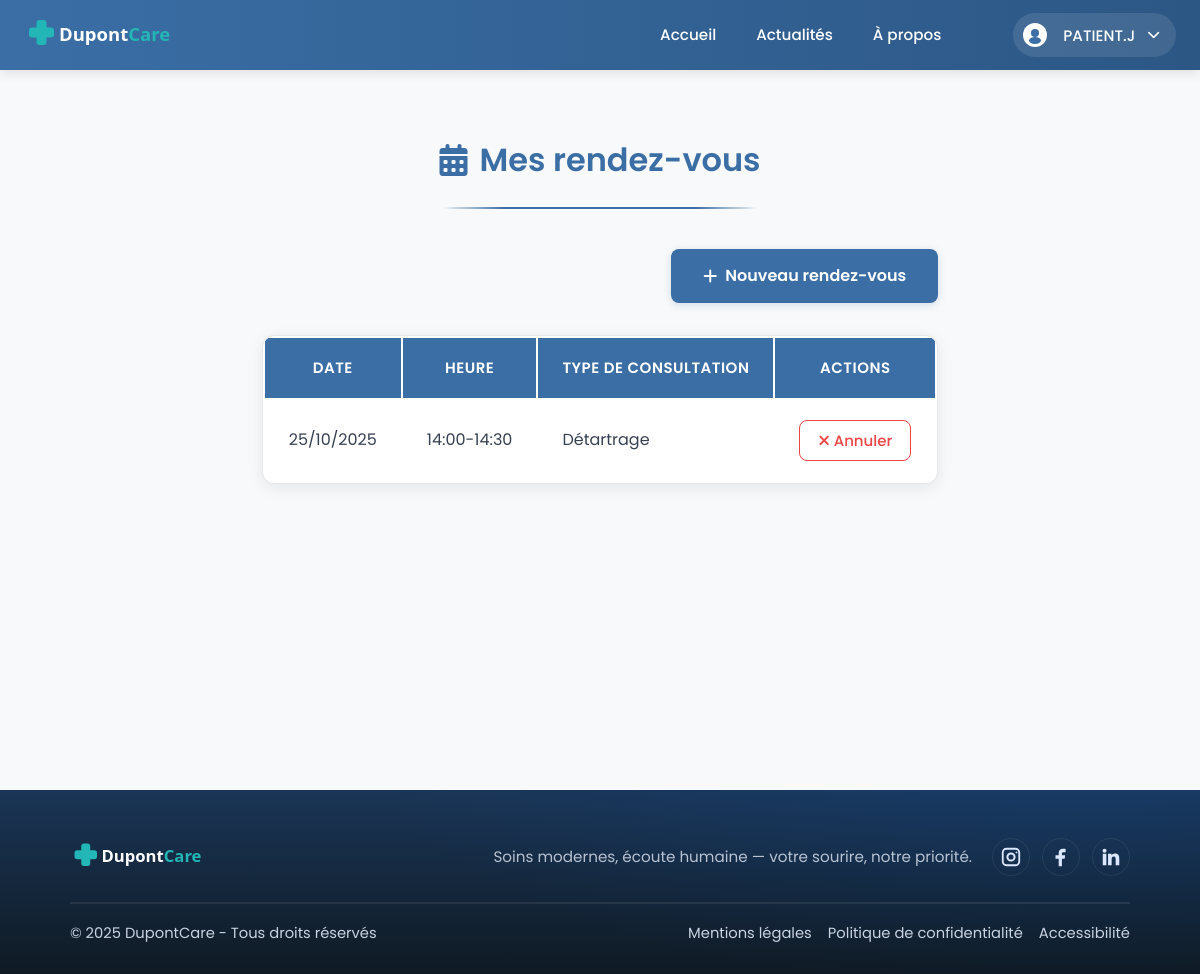
The app's page /index.php?page=rendezvous&action=list (signed in) with its own data.
### tables this page shows
CREATE TABLE `rendezvous` (
  `id` int(10) UNSIGNED NOT NULL,
  `creneau_id` int(10) UNSIGNED NOT NULL,
  `patient_id` int(10) UNSIGNED NOT NULL,
  `medecin_id` int(10) UNSIGNED NOT NULL,
  `secretaire_id` int(10) UNSIGNED DEFAULT NULL,
  `statut` enum('DEMANDE','CONFIRME','ANNULE','HONORE','ABSENT') NOT NULL DEFAULT 'DEMANDE',
  `duree` int(10) UNSIGNED NOT NULL DEFAULT 30,
  `commentaire` text DEFAULT NULL
);

CREATE TABLE `service` (
  `id` int(10) UNSIGNED NOT NULL,
  `titre` varchar(200) NOT NULL,
  `description` mediumtext NOT NULL,
  `statut` enum('BROUILLON','PUBLIE','ARCHIVE') NOT NULL DEFAULT 'BROUILLON',
  `image` varchar(255) DEFAULT NULL,
  `ordre` int(11) NOT NULL DEFAULT 0,
  `duree` int(11) NOT NULL DEFAULT 30,
  `couleur` varchar(7) DEFAULT '#4CAF50'
);

### app/core/Controller.php (called while the page is built, shortened)
<?php
class Controller {
    protected function view($view, $data = []) {
        extract($data);
        $viewPath = __DIR__ . '/../views/' . str_replace('/', DIRECTORY_SEPARATOR, $view) . '.php';
        require_once $viewPath;
    }
}

### app/controllers/RendezVousController.php (called while the page is built, shortened)
<?php
class RendezVousController extends Controller {
    private $creneauModel;
    public function __construct() {
        $this->creneauModel = new CreneauModel();
    }
    public function list() {
        $userId = $_SESSION['user_id'];
        $rendezvous = $this->creneauModel->getUserRendezVous($userId);
        $this->view('rendezvous/list-rendezvous', [
            'rendezvous' => $rendezvous
        ]);
    }
}

### app/core/App.php (called while the page is built, shortened)
<?php
class App {
    public function run() {
        $action = isset($_GET['action']) ? strtolower($_GET['action']) : 'index';
        $method = strtolower(trim($action));
        $params = [];
        try {
            $controller = new $controllerClass();
            call_user_func_array([$controller, $method], $params);
        } catch (\Exception $e) {
            error_log("Exception dans App.php: " . $e->getMessage());
            http_response_code(404);
            include __DIR__ . '/../views/error/404.php';
        }
    }
}

### index.php (called while the page is built, shortened)
<?php
$app = new App();
$app->run();

### app/models/database.php (called while the page is built, shortened)
<?php
class Database {
    private static $instance = null;
    private $connection;
    private function __construct() {
        $host = DB_HOST;
        $dbname = DB_NAME;
        $user = DB_USER;
        $pass = DB_PASS;
        $charset = DB_CHARSET;
        $options = [
            PDO::ATTR_ERRMODE => PDO::ERRMODE_EXCEPTION,
            PDO::ATTR_DEFAULT_FETCH_MODE => PDO::FETCH_ASSOC,
            PDO::MYSQL_ATTR_INIT_COMMAND => "SET NAMES $charset"
        ];
        try {
            $this->connection = new PDO(
                "mysql:host=$host;dbname=$dbname;charset=$charset",
                $user,
                $pass,
                $options
            );
        } catch (PDOException $e) {
            die('Erreur connexion BDD : ' . $e->getMessage());
        }
    }
    public function prepare($sql) {
        return $this->connection->prepare($sql);
    }
    public static function getInstance() {
        if (self::$instance === null) {
            self::$instance = new self();
        }
        return self::$instance;
    }
}

### app/core/Model.php (called while the page is built, shortened)
<?php
abstract class Model {
    public function __construct() {
        $this->db = Database::getInstance();
    }
}

### app/models/CreneauModel.php (called while the page is built, shortened)
<?php
class CreneauModel extends Model
{
    public function getUserRendezVous(int $userId): array
    {
        $sql = "SELECT c.*, r.id AS rdv_id, r.statut AS rdv_statut, s.titre AS service_titre
                FROM rendezvous r
                JOIN creneau c ON r.creneau_id = c.id
                LEFT JOIN service s ON c.service_id = s.id
                WHERE r.patient_id = ?
                AND r.statut != 'ANNULE'
                AND c.debut >= NOW()
                ORDER BY c.debut ASC";
        $stmt = $this->db->prepare($sql);
        $stmt->execute([$userId]);
        return $stmt->fetchAll(PDO::FETCH_ASSOC) ?: [];
    }
}

### app/views/rendezvous/list-rendezvous.php (the view, shortened to what this page needs)
<?php require_once 'app/views/templates/header.php'; ?>
<link rel="stylesheet" href="<?php echo BASE_URL; ?>/css/modules/rendez-vous/list-rendezvous.css">
<main>
    <div class="rdv-container">
        <h1 class="page-title">
            <i class="fas fa-calendar-alt"></i>
            Mes rendez-vous
        </h1>
        <div class="rdv-header">
            <a href="index.php?page=rendezvous&action=selectConsultation" class="btn btn-primary btn-new-rdv">
                <i class="fas fa-plus me-2"></i>
                Nouveau rendez-vous
            </a>
        </div>
        <?php if (empty($rendezvous)): ?>
            <div class="rdv-empty">
                <i class="fas fa-calendar-times"></i>
                <p>Vous n'avez aucun rendez-vous programmé.</p>
                <p class="text-muted">Cliquez sur le bouton "Nouveau rendez-vous" pour en planifier un.</p>
            </div>
        <?php else: ?>
            <div class="rdv-table">
                <div class="table-responsive">
                    <table class="table table-hover">
                        <thead>
                            <tr>
                                <th>Date</th>
                                <th>Heure</th>
                                <th>Type de consultation</th>
                                <th>Actions</th>
                            </tr>
                        </thead>
                        <tbody>
                            <?php
                            $groupes = [];
                            foreach ($rendezvous as $rdv) {
                                $date = date('Y-m-d', strtotime($rdv['debut']));
                                $service = $rdv['service_titre'];
                                $debut = strtotime($rdv['debut']);
                                $key = $date . '_' . $service;
                                if (!isset($groupes[$key])) {
                                    $groupes[$key] = [
                                        'service_titre' => $service,
                                        'date' => date('d/m/Y', $debut),
                                        'debut' => $debut,
                                        'fin' => strtotime($rdv['debut']) + 1800,
                                        'rdv_id' => $rdv['rdv_id']
                                    ];
                                } else {
                                    if ($debut <= $groupes[$key]['fin'] + 60) {
                                        $groupes[$key]['fin'] = strtotime($rdv['debut']) + 1800;
                                    }
                                }
                            }
                            foreach ($groupes as $groupe) {
                                $heure_debut = date('H:i', $groupe['debut']);
                                $heure_fin = date('H:i', $groupe['fin']);
                                $plage = $heure_debut . '-' . $heure_fin;
                            ?>
                                <tr>
                                    <td><?php echo $groupe['date']; ?></td>
                                    <td><?php echo $plage; ?></td>
                                    <td><?php echo htmlspecialchars($groupe['service_titre'] ?? 'Non spécifié'); ?></td>
                                    <td>
                                        <button type="button"
                                           class="btn btn-outline-danger btn-sm btn-cancel"
                                           data-rdv-id="<?php echo $groupe['rdv_id']; ?>"
                                           onclick="annulerRendezVous(this)">
                                            <i class="fas fa-times me-1"></i>
                                            Annuler
                                        </button>
                                    </td>
                                </tr>
                            <?php } ?>
                        </tbody>
                    </table>
                </div>
            </div>
        <?php endif; ?>
    </div>
</main>
<?php require_once 'app/views/templates/footer.php'; ?>

### css/base/polices.css (style rules this page uses)
body { font-family: 'Poppins', system-ui, -apple-system, Segoe UI, Roboto, Arial, sans-serif !important; }
button, input, select, textarea, .btn, .btn-primary, .btn-secondary, .btn-admin, .btn-hero, .btn-outline, .btn-small, .btn-login, .btn-register, .btn-cancel, .btn-confirm, .btn-new-rdv, .tab-button, .user-button, .guest-button, label, span, p, h1, h2, h3, h4, h5, h6, div, a, td, th { font-family: 'Poppins', sans-serif !important; }
html { height: 100%; }
body { min-height: 100vh; display: flex; flex-direction: column; }
body > main { flex: 1 0 auto; }

### css/base/style.css (style rules this page uses)
* { box-sizing: border-box; margin: 0; padding: 0; scroll-behavior: auto; }
body { font-family: 'Poppins', system-ui, -apple-system, Segoe UI, Roboto, Arial, sans-serif; line-height: 1.6; color: #333; }
main { min-height: auto; width: 100%; }
:root { --bg: #f4f6fb; --brand: #3a6ea5; --accent: #00c6ff; --accent-2: #0072ff; --text: #1e2936; --white: #fff; --focus-ring: #0072ff; --focus-ring-offset: 2px; }
* { box-sizing: border-box; margin: 0; padding: 0; }
html, body { height: 100%; }
body { font-family: 'Poppins', system-ui, -apple-system, Segoe UI, Roboto, Arial, sans-serif; background: var(--bg); color: var(--text); line-height: 1.6; }
.page-title { display: flex; align-items: center; gap: 0.75rem; font-size: 2rem; font-weight: 600; color: var(--brand); margin-bottom: 2.5rem; text-align: center; justify-content: center; position: relative; padding-bottom: 1.5rem; }
.page-title::after { content: ''; position: absolute; bottom: 0; left: 50%; transform: translateX(-50%); width: 320px; height: 2.5px; background: linear-gradient(90deg, transparent, var(--brand) 20%, var(--brand) 80%, transparent); clip-path: polygon( 15px 0%, calc(100% - 15px) 0%, 100% 50%, calc(100% - 15px) 100%, 15px 100%, 0% 50% ); }
.page-title i { font-size: 2rem; color: var(--brand); }
.btn { width: auto; display: inline-flex; align-items: center; justify-content: center; padding: 10px 18px; border-radius: 8px; color: #fff; font-weight: 600; text-decoration: none; font-size: 0.9375rem; transition: all 0.3s ease; border: none; cursor: pointer; white-space: nowrap; }
.btn-primary { background-color: #3a6ea5; box-shadow: 0 4px 12px rgba(58, 110, 165, 0.2); }

### css/layouts/header.css (style rules this page uses)
:root { --header-height: 70px; --header-bg: linear-gradient(90deg, #3a6ea5 0%, #2c5785 100%); --header-shadow: 0 2px 12px rgba(0, 0, 0, 0.12); --nav-item-hover: rgba(255, 255, 255, 0.15); --btn-primary: #00c6ff; --btn-primary-hover: #00b3e6; --dropdown-shadow: 0 4px 20px rgba(0, 0, 0, 0.15); --transition: 0.2s ease-in-out; }

### css/layouts/footer.css (style rules this page uses)
:root { --footer-bg: #0f1724; --footer-text: #c9d3e1; --footer-heading: #ffffff; --footer-line: rgba(255,255,255,0.08); --brand: #3a6ea5; }

### css/modules/rendez-vous/list-rendezvous.css (style rules this page uses)
main { min-height: calc(100vh - 80px); display: flex; flex-direction: column; padding: 2rem 0 4rem 0; background: #f8f9fa; }
.rdv-container { flex: 1; max-width: 1100px; margin: 0 auto; padding: 2rem; }
.rdv-header { display: flex; justify-content: flex-end; align-items: center; margin-bottom: 2rem; }
.rdv-table { background: white; border-radius: 12px; overflow: hidden; box-shadow: 0 4px 16px rgba(0, 0, 0, 0.08); margin-bottom: 2rem; border: 1px solid #e5e7eb; }
.table-responsive { border-radius: 12px; overflow: hidden; }
.rdv-table table { margin-bottom: 0; width: 100%; }
.rdv-table thead { background: #3a6ea5; }
.rdv-table th { border: none; padding: 1.125rem 1.5rem; font-weight: 600; color: white; font-size: 0.9375rem; text-transform: uppercase; letter-spacing: 0.5px; border-bottom: none; }
.rdv-table td { padding: 1.25rem 1.5rem; vertical-align: middle; border-bottom: 1px solid #f3f4f6; color: #374151; font-size: 1rem; }
.rdv-table tbody tr:last-child td { border-bottom: none; }
.rdv-table tbody tr { transition: all 0.2s ease; }
.btn-new-rdv { padding: 0.875rem 2rem; font-size: 1rem; font-weight: 600; border-radius: 8px; background: #3a6ea5; border: none; color: white; transition: all 0.3s ease; box-shadow: 0 2px 8px rgba(58, 110, 165, 0.2); display: inline-flex; align-items: center; gap: 0.5rem; }
.btn-cancel, .btn-outline-danger { border-radius: 8px; padding: 0.5rem 1.125rem; font-size: 0.9375rem; font-weight: 500; background: white; color: #ef4444; border: 1.5px solid #ef4444; transition: all 0.2s ease; }
.btn-cancel i, .btn-outline-danger i { margin-right: 0.25rem; }

### records on screen
rendezvous: date "25/10/2025", plage "14:00-14:30", service.titre "Détartrage"

### other values on screen
$nom "PATIENT"
$premiereLettre "J"
